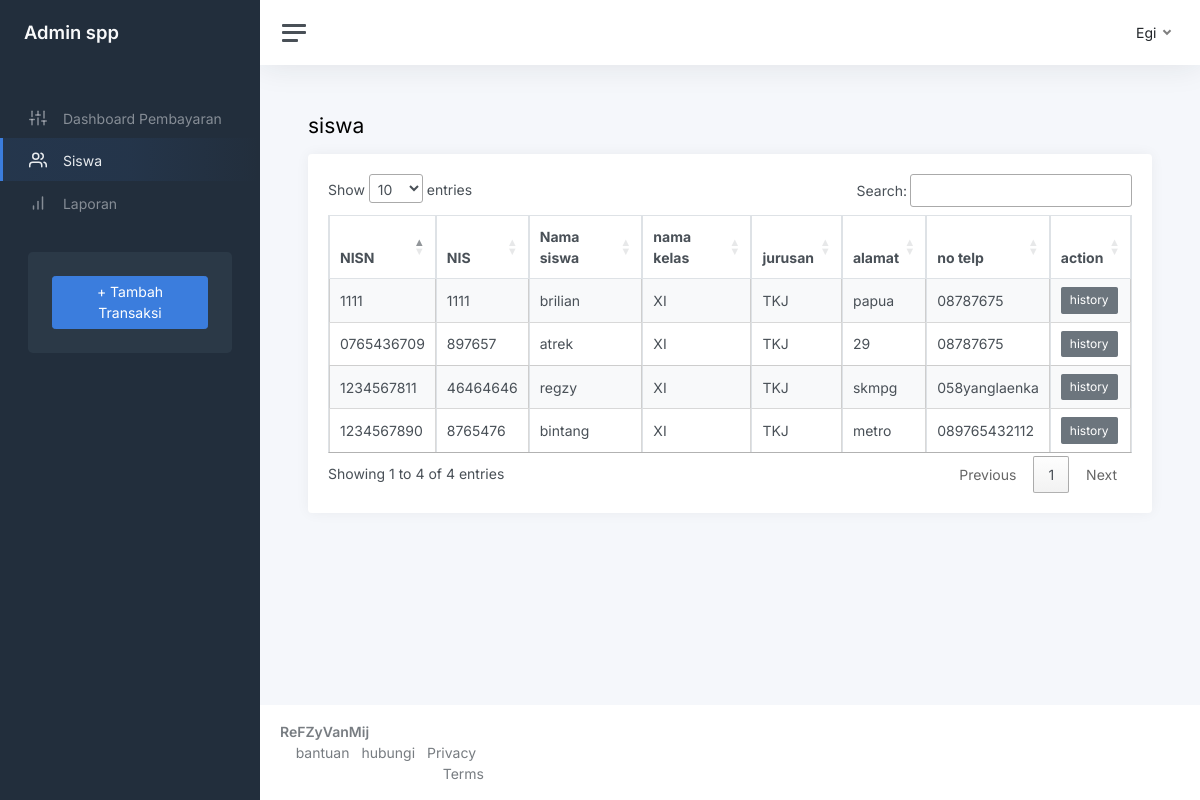
Page /index.php?page=siswa (signed in) on the committed database.
### tables this page shows
CREATE TABLE `siswa` (
  `nisn` char(10) NOT NULL,
  `nis` char(8) NOT NULL,
  `nama` varchar(35) NOT NULL,
  `id_kelas` int(11) NOT NULL,
  `alamat` text NOT NULL,
  `no_telp` varchar(13) NOT NULL,
  `password` varchar(32) NOT NULL
);

CREATE TABLE `kelas` (
  `id_kelas` int(11) NOT NULL,
  `nama_kelas` varchar(10) NOT NULL,
  `kompetensi_keahlian` varchar(50) NOT NULL
);

### siswa.php (the view, shortened to what this page needs)
<h1 class="h3 mb-3"><strong></strong>siswa</h1>
<div class="row">
    <div class="col-12">
        <div class="card flex-fill">
            <div class="card-body">
                <table class=" table table-bordered table-striped table-hover cell-border" id="siswa">
                    <thead>
                        <tr>
                            <th>NISN</th>
                            <th>NIS</th>
                            <th>Nama siswa</th>
                            <th>nama kelas</th>
                            <th>jurusan</th>
                            <th>alamat</th>
                            <th>no telp</th>
                            <th>action</th>
                        </tr>
                    </thead>
                    <tbody>
                        <?php
                        if (isset($_POST['siswa'])) {
                            $siswa = $_POST['siswa'];
                            $query = mysqli_query($koneksi, "SELECT * FROM siswa INNER JOIN kelas ON siswa.id_kelas=kelas.id_kelas WHERE nama_kelas= '$kelas' ");
                        } else {
                            $query = mysqli_query($koneksi, "SELECT * FROM siswa INNER JOIN kelas ON siswa.id_kelas=kelas.id_kelas  ");
                        }
                        while ($data = mysqli_fetch_array($query)) {
                        ?>
                            <tr>
                                <td><?php echo $data['nisn'] ?></td>
                                <td><?php echo $data['nis'] ?></td>
                                <td><?php echo $data['nama'] ?></td>
                                <td><?php echo $data['nama_kelas'] ?></td>
                                <td><?php echo $data['kompetensi_keahlian'] ?></td>
                                <td><?php echo $data['alamat'] ?></td>
                                <td><?php echo $data['no_telp'] ?></td>
                                <td>
                                    <?php
                                    if (!empty($_SESSION['petugas']['level'] == 'admin')) {
                                    ?>
                                        <button type="button" class="btn btn-warning btn-sm" data-bs-toggle="modal" data-bs-target="#editsiswa<?php echo $data['nisn'] ?>">
                                            Edit
                                        </button>
                                        <button type="button" class="btn btn-danger btn-sm" data-bs-toggle="modal" data-bs-target="#hapussiswa<?php echo $data['nisn'] ?>">
                                            hapus
                                        </button>
                                        <a href="?page=history&id=<?php echo $data['nisn'] ?>" class="btn btn-secondary btn-sm">history</a>
                                    <?php
                                    } else {
                                    ?>
                                        <a href="?page=history&id=<?php echo $data['nisn'] ?>" class="btn btn-secondary btn-sm">history</a>
                                    <?php
                                    }
                                    ?>
                                </td>
                            </tr>
                        <?php
                        }
                        ?>
                    </tbody>
                </table>
            </div>
        </div>
    </div>
</div>

### rows in the picture
siswa: nisn "0765436709", nis "897657", nama "atrek", id_kelas.nama_kelas "XI", id_kelas.kompetensi_keahlian "TKJ", alamat "29", no_telp "08787675"
siswa: nisn "1111", nis "1111", nama "brilian", id_kelas.nama_kelas "XI", id_kelas.kompetensi_keahlian "TKJ", alamat "papua", no_telp "08787675"
siswa: nisn "1234567811", nis "46464646", nama "regzy", id_kelas.nama_kelas "XI", id_kelas.kompetensi_keahlian "TKJ", alamat "skmpg", no_telp "058yanglaenka"
siswa: nisn "1234567890", nis "8765476", nama "bintang", id_kelas.nama_kelas "XI", id_kelas.kompetensi_keahlian "TKJ", alamat "metro", no_telp "089765432112"

### other values in the picture
$_SESSION['petugas']['nama_petugas'] "Egi"
